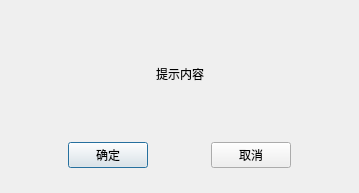
<?xml version="1.0" encoding="UTF-8"?>
<ui version="4.0">
 <class>Dialog_messageBox</class>
 <widget class="QDialog" name="Dialog_messageBox">
  <property name="geometry">
   <rect>
    <x>0</x>
    <y>0</y>
    <width>359</width>
    <height>193</height>
   </rect>
  </property>
  <property name="windowTitle">
   <string>Dialog</string>
  </property>
  <property name="styleSheet">
   <string notr="true">font: 75 10pt &quot;楷体&quot;;</string>
  </property>
  <layout class="QVBoxLayout" name="verticalLayout">
   <property name="bottomMargin">
    <number>25</number>
   </property>
   <item>
    <spacer name="verticalSpacer_2">
     <property name="orientation">
      <enum>Qt::Vertical</enum>
     </property>
     <property name="sizeHint" stdset="0">
      <size>
       <width>20</width>
       <height>40</height>
      </size>
     </property>
    </spacer>
   </item>
   <item>
    <layout class="QHBoxLayout" name="horizontalLayout_2">
     <item>
      <spacer name="horizontalSpacer_4">
       <property name="orientation">
        <enum>Qt::Horizontal</enum>
       </property>
       <property name="sizeHint" stdset="0">
        <size>
         <width>40</width>
         <height>20</height>
        </size>
       </property>
      </spacer>
     </item>
     <item>
      <widget class="QLabel" name="label_content">
       <property name="minimumSize">
        <size>
         <width>0</width>
         <height>25</height>
        </size>
       </property>
       <property name="layoutDirection">
        <enum>Qt::LeftToRight</enum>
       </property>
       <property name="text">
        <string>提示内容</string>
       </property>
      </widget>
     </item>
     <item>
      <spacer name="horizontalSpacer_5">
       <property name="orientation">
        <enum>Qt::Horizontal</enum>
       </property>
       <property name="sizeHint" stdset="0">
        <size>
         <width>40</width>
         <height>20</height>
        </size>
       </property>
      </spacer>
     </item>
    </layout>
   </item>
   <item>
    <spacer name="verticalSpacer_3">
     <property name="orientation">
      <enum>Qt::Vertical</enum>
     </property>
     <property name="sizeHint" stdset="0">
      <size>
       <width>20</width>
       <height>40</height>
      </size>
     </property>
    </spacer>
   </item>
   <item>
    <layout class="QHBoxLayout" name="horizontalLayout">
     <item>
      <spacer name="horizontalSpacer_3">
       <property name="orientation">
        <enum>Qt::Horizontal</enum>
       </property>
       <property name="sizeHint" stdset="0">
        <size>
         <width>40</width>
         <height>20</height>
        </size>
       </property>
      </spacer>
     </item>
     <item>
      <widget class="QPushButton" name="pushButton_OK">
       <property name="text">
        <string>确定</string>
       </property>
      </widget>
     </item>
     <item>
      <spacer name="horizontalSpacer">
       <property name="orientation">
        <enum>Qt::Horizontal</enum>
       </property>
       <property name="sizeHint" stdset="0">
        <size>
         <width>40</width>
         <height>20</height>
        </size>
       </property>
      </spacer>
     </item>
     <item>
      <widget class="QPushButton" name="pushButton_Cancel">
       <property name="text">
        <string>取消</string>
       </property>
      </widget>
     </item>
     <item>
      <spacer name="horizontalSpacer_2">
       <property name="orientation">
        <enum>Qt::Horizontal</enum>
       </property>
       <property name="sizeHint" stdset="0">
        <size>
         <width>40</width>
         <height>20</height>
        </size>
       </property>
      </spacer>
     </item>
    </layout>
   </item>
  </layout>
 </widget>
 <resources/>
 <connections/>
</ui>
